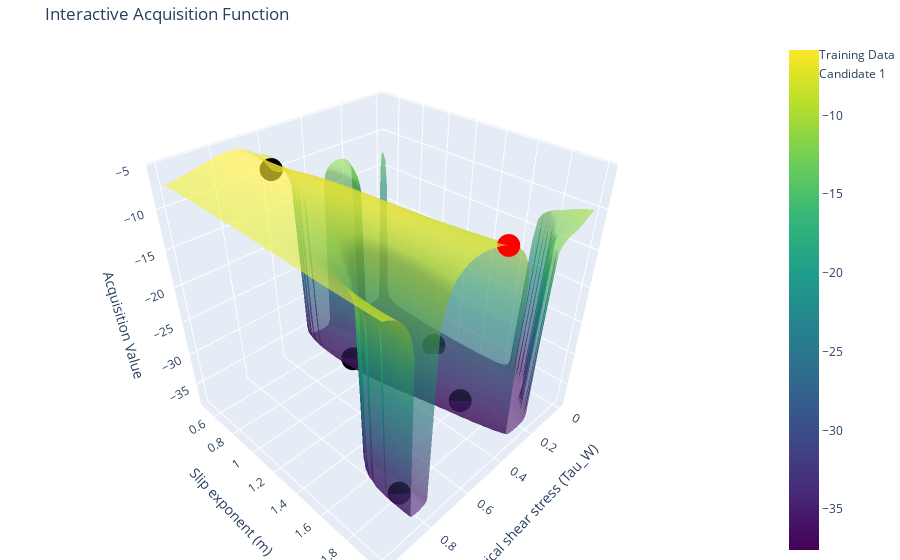

The code cell stored with this chart in its notebook:
### Code cell
tau_w_range = torch.linspace(bounds[0, 0], bounds[0, 1], 100)  # Grid for tau_w
m_range = torch.linspace(bounds[1, 0], bounds[1, 1], 100)      # Grid for m
tau_w_grid, m_grid = torch.meshgrid(tau_w_range, m_range, indexing="ij")


grid = torch.stack([tau_w_grid.ravel(), m_grid.ravel()], dim=-1)


acq_values = acq_func(grid.unsqueeze(1)).detach().numpy().reshape(100, 100)


train_acq_values = acq_func(train_x.unsqueeze(1)).detach().numpy()


fig = go.Figure()


fig.add_trace(go.Surface(
    x=tau_w_grid.numpy(),
    y=m_grid.numpy(),
    z=acq_values,
    colorscale='Viridis',
    opacity=0.6,
    name="Acquisition Function"
))


fig.add_trace(go.Scatter3d(
    x=train_x[:, 0].numpy(),
    y=train_x[:, 1].numpy(),
    z=train_acq_values.flatten(),
    mode='markers',
    marker=dict(size=8, color='black'),
    name='Training Data'

))
# Iterate over the 3 candidates
for i in range(candidate.shape[0]): 
    candidate_acq_value = acq_func(candidate[i].unsqueeze(0)).item()
    fig.add_trace(go.Scatter3d(
        x=[candidate[i, 0].item()],
        y=[candidate[i, 1].item()],
        z=[candidate_acq_value],
        mode='markers',
        marker=dict(size=8, color='red', symbol='circle'),
        name=f'Candidate {i + 1}'
    ))



fig.update_layout(
    scene=dict(
        xaxis_title="Critical shear stress (Tau_W)",
        yaxis_title="Slip exponent (m)",
        zaxis_title="Acquisition Value"
    ),
    title="Interactive Acquisition Function",
    margin=dict(l=0, r=0, b=0, t=40)
)


fig.show()
fig.write_html("acquisiton_func.html")

### Figure 1 — Plotly figure (JSON) as saved in the notebook; plotly's stock layout.template omitted (floating-point values rounded to 4 significant figures; data arrays with more than 128 entries replaced by an {"elided": "..."} marker saying what was removed)
{"data": [{"colorscale": [[0, "#440154"], [0.1111, "#482878"], [0.2222, "#3e4989"], [0.3333, "#31688e"], [0.4444, "#26828e"], [0.5556, "#1f9e89"], [0.6667, "#35b779"], [0.7778, "#6ece58"], [0.8889, "#b5de2b"], [1, "#fde725"]], "name": "Acquisition Function", "opacity": 0.6, "type": "surface", "x": {"elided": "100x100 float values"}, "y": {"elided": "100x100 float values"}, "z": {"elided": "100x100 float values"}}, {"marker": {"color": "black", "size": 8}, "mode": "markers", "name": "Training Data", "type": "scatter3d", "x": [0.2985, 0.4342, 0.8245, 0.6489, 0.08723], "y": [1.617, 0.876, 1.857, 0.647, 1.13], "z": [-36.89, -36.7, -35.61, -7.956, -37.59]}, {"marker": {"color": "red", "size": 8, "symbol": "circle"}, "mode": "markers", "name": "Candidate 1", "type": "scatter3d", "x": [0.5], "y": [2], "z": [-7.823]}], "layout": {"margin": {"b": 0, "l": 0, "r": 0, "t": 40}, "scene": {"xaxis": {"title": {"text": "Critical shear stress (Tau_W)"}}, "yaxis": {"title": {"text": "Slip exponent (m)"}}, "zaxis": {"title": {"text": "Acquisition Value"}}}, "title": {"text": "Interactive Acquisition Function"}}}
